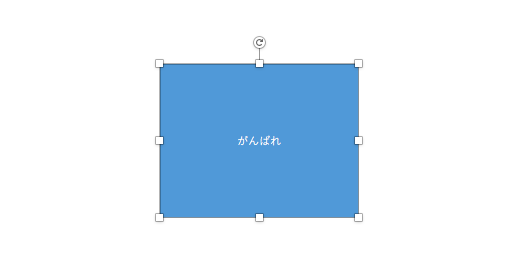
#> input picture test.png, 510 x 279 px
$ python rect.py   (Python 2 division)   (older library calls are emulated)
#> lines starting #> are read from the running program, lines starting #| are printed output that depends on the picture; after the words box and inside, x2 and y2 are one past the last pixel; in counts of white or black regions, pixels touching at a corner belong together
# -*- coding: utf-8 -*-
import cv2
import numpy as np
import matplotlib.pyplot as plt

img = cv2.imread("test.png")
#> img is the input picture: shape (279, 510, 3); mean B, G, R 246, 232.7, 217.3
rows,cols = img.shape[:2]
#> rows = 279; cols = 510
img = cv2.resize(img,(cols/2, rows/2))
#> img: shape (139, 255, 3)
imgray = cv2.cvtColor(img,cv2.COLOR_BGR2GRAY)
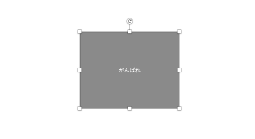
#> imgray: shape (139, 255); min 103, max 255, mean 229.5
smooth=cv2.GaussianBlur(imgray,(11,11),0)
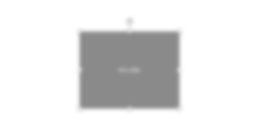
#> smooth: shape (139, 255); min 138, max 255, mean 229.5
ret,thresh = cv2.threshold(smooth,155,255,0)
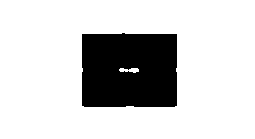
#> thresh: shape (139, 255); 80.7% white; 1 black region
emage, contours, hierarchy = cv2.findContours(thresh,cv2.RETR_TREE,cv2.CHAIN_APPROX_SIMPLE)
#> contours = 3 contours; box (x1, y1, x2, y2) and area: (0, 0, 255, 139) 35052, (81, 32, 178, 108) 7084, (119, 68, 139, 73) 48

img_contours= np.copy(img)

min_area=10000
max_area=100000
#object_contours= [cnt for cnt in contours if max_area>cv2.contourArea(cnt) > min_area]
areas = []
#object_contours= [cnt for cnt in contours if cv2.contourArea(cnt) > 1000]

#perimeter = cv2.arcLength(object_contours[0],True)
#> (the run stopped early here; a loop or call above may not have finished)
